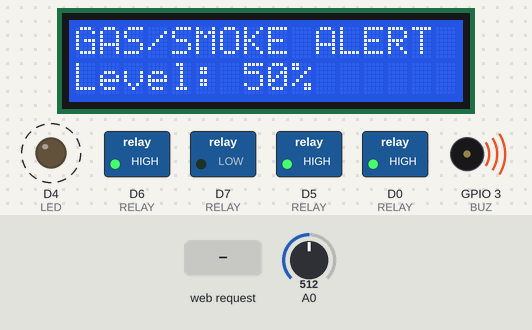
Recording of a sketch running on a simulated ESP8266 (NodeMCU). Shown: 16×2 character LCD, switched loads named in the sketch (green lamp = pin HIGH), output pins drawn as LEDs (lit = HIGH), buzzer (waves = sounding, pin HIGH). Dashed ring = blinking. Inputs (shaded band) come from the test bench; at power-on: A0 = 512. WiFi joins after 1.5 s; servers stay silent unless stated.

Above: at 1.31 s.
1.7 s: A0 set to 426
At 2.31 s:
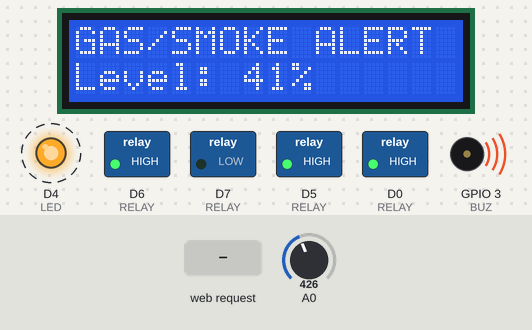
3.5 s: A0 set to 398
At 5.2 s:
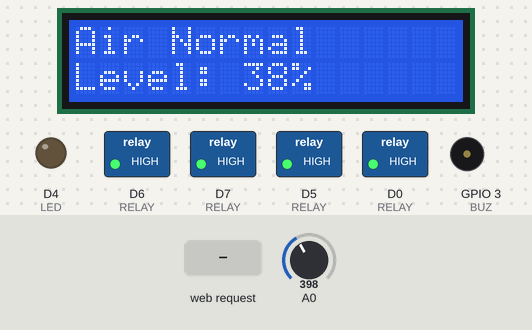
5.5 s: HTTP request GET /r?n=1&s=1&k=1 received
At 5.8 s:
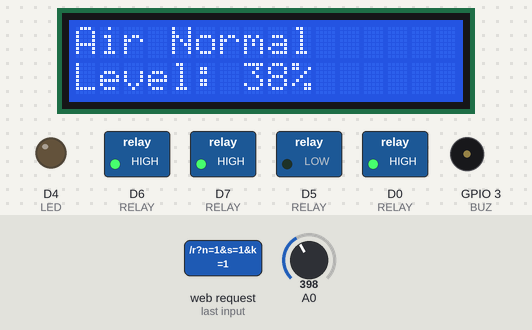
7.0 s: A0 set to 511
At 7.96 s:
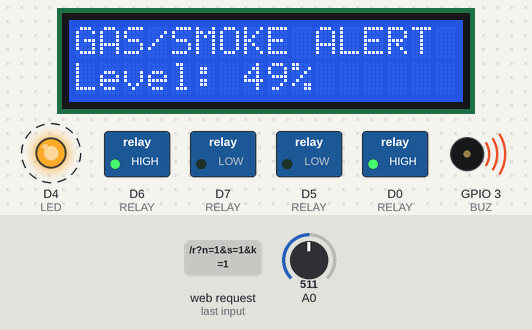
9.1 s: HTTP request GET /r?n=1 received
At 9.98 s:
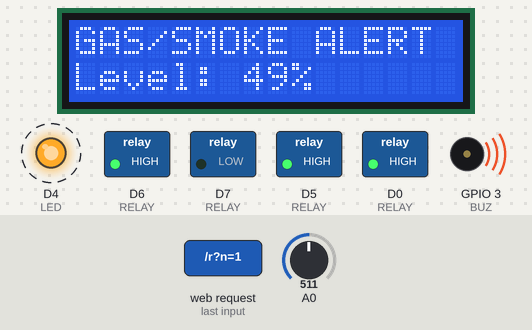
Timing chart, 0 to 13.1 s (numbered marks = the images above; inputs shaded):
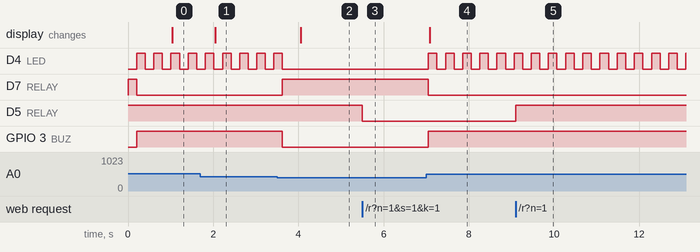

Measured:
- the behaviour switches between 410 and 409 on A0 (found by bisection; images 1 and 2)
- after the input at 1.7 s, the display: changes after 0.34 s (image 1)
- after the input at 3.5 s, D4 (LED): goes on until 3.6 s, then stays LOW; D7 (RELAY): LOW → HIGH after 0.13 s; GPIO 3 (BUZ): HIGH → LOW after 0.13 s; the display: changes after 0.55 s (image 2)
- after the input at 5.5 s, D5 (RELAY): HIGH → LOW at once
- after the input at 7.0 s, D4 (LED): alternates HIGH for 0.20 s and LOW for 0.20 s, starting after 0.05 s; D7 (RELAY): HIGH → LOW after 0.05 s; GPIO 3 (BUZ): LOW → HIGH after 0.05 s; the display: changes after 0.08 s (image 4)
- after the input at 9.1 s, D5 (RELAY): LOW → HIGH at once
- by itself, D4 (LED): alternates HIGH for 0.20 s and LOW for 0.20 s

The sketch:

MQ2_Gas_Smoke.ino
```cpp
// RIT - IOT : MQ2 Gas/Smoke + Relay + LCD  (NodeMCU ESP8266)
// Offline: join hotspot "RIT-IOT" (pass 12345678) -> app IP 192.168.4.1 | Online: put your WiFi below
#include <ESP8266WiFi.h>
#include <ESP8266WebServer.h>
#include <WiFiUdp.h>
#include <Wire.h>
#include <LiquidCrystal_I2C.h>
const char* STA_SSID="YOUR_WIFI"; const char* STA_PASS="YOUR_PASS";
const int RELAY[5]={D5,D6,D7,D0,-1}; // R1 Light, R2 Fan, R3 TV/Relay, R4 Pump, R5 Washing machine (Home_Control only), active LOW
#define SEN D3
#define LED D4   // external LED + 220R
#define BUZ 3    // RX pin (GPIO3) buzzer

ESP8266WebServer sv(80);
WiFiUDP udp;
void discover(){ if(udp.parsePacket()<=0)return; char b[20]; int n=udp.read(b,19); b[n>0?n:0]=0; if(strncmp(b,"RIT_DISCOVER",12)!=0)return;
  String s="{\"device\":\"nodemcu\",\"name\":\"RIT-IOT NodeMCU\"}"; udp.beginPacket(udp.remoteIP(),udp.remotePort()); udp.write((const uint8_t*)s.c_str(),s.length()); udp.endPacket(); } // app finds the board instantly
int rs[5]={0,0,0,0,0}; bool autoM=true; float v=0,t=0,h=0,dist=100; int d=0,c=0,p=0,door=0; String lastUID="",logS="";
void setR(int i,int s){ if(i<0||i>4||RELAY[i]<0)return; rs[i]=s; digitalWrite(RELAY[i],s?LOW:HIGH); } // relay modules are active LOW
void beep(int n,int ms=120){ for(int i=0;i<n;i++){ digitalWrite(BUZ,HIGH); digitalWrite(LED,HIGH); delay(ms); digitalWrite(BUZ,LOW); digitalWrite(LED,LOW); delay(ms);} }
void cors(){ sv.sendHeader("Access-Control-Allow-Origin","*"); sv.sendHeader("Access-Control-Allow-Private-Network","true"); }
LiquidCrystal_I2C lcd(0x27,16,2);
void say(String a,String b=""){ lcd.clear(); lcd.setCursor(0,0); lcd.print(a); lcd.setCursor(0,1); lcd.print(b); }
void setup(){
  for(int i=0;i<5;i++){ if(RELAY[i]>=0){ pinMode(RELAY[i],OUTPUT); setR(i,0);} }
  pinMode(LED,OUTPUT); pinMode(BUZ,OUTPUT);
  WiFi.mode(WIFI_AP_STA); WiFi.softAP("RIT-IOT","12345678"); WiFi.begin(STA_SSID,STA_PASS);
  sv.on("/r",[](){cors(); setR(sv.arg("n").toInt()-1,sv.arg("s").toInt()); sv.send(200,"application/json","{}");});
  sv.on("/mode",[](){cors(); sv.send(200,"application/json","{}");});
  sv.on("/cmd",[](){cors(); String k=sv.arg("k"); int x=sv.arg("v").toInt();
    if(k=="auto")autoM=x; if(k=="reset")c=0; if(k=="exit"&&p>0)p--; if(k=="door")door=x; sv.send(200,"application/json","{}");});
  sv.on("/data",[](){cors(); String j="{\"r\":["+String(rs[0])+","+rs[1]+","+rs[2]+","+rs[3]+","+rs[4]+"],\"v\":"+String(v)+",\"d\":"+d+",\"c\":"+c+",\"p\":"+p+",\"dist\":"+(int)dist+",\"t\":"+(int)t+",\"h\":"+(int)h+",\"auto\":"+(autoM?1:0)+",\"u\":\""+lastUID+"\",\"log\":\""+logS+"\"}"; sv.send(200,"application/json",j);});
  lcd.init(); lcd.backlight(); say("RIT IOT","Ready");

  udp.begin(4210);
  sv.begin();
}
unsigned long lt=0;
void loop(){
  sv.handleClient(); discover();
  if(millis()-lt>200){ lt=millis();
    v = constrain(analogRead(A0)/10.23, 0, 100);
    bool gas = v > 40;
    if(gas){ digitalWrite(LED,!digitalRead(LED)); digitalWrite(BUZ,HIGH); } else { digitalWrite(LED,LOW); digitalWrite(BUZ,LOW); }
    if(autoM) setR(2, gas);           // auto: relay ON on gas, OFF when normal
    static int n=0; if(++n%5==0) say(gas?"GAS/SMOKE ALERT":"Air Normal","Level: "+String((int)v)+"%");
  }
}
```
